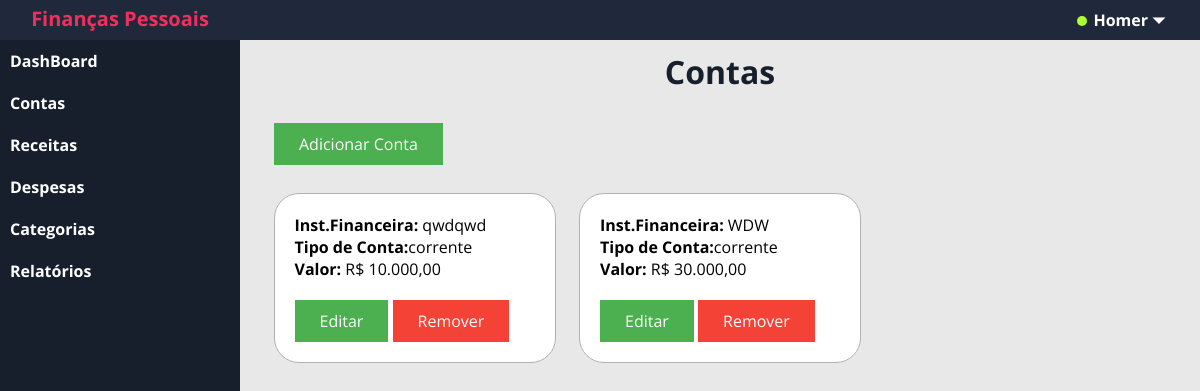
The app's page /?c=contas (signed in) with its own data.
### tables this page shows
CREATE TABLE `conta` (
  `id` int(11) NOT NULL,
  `valor` double(10,2) NOT NULL,
  `instFinanca` varchar(60) NOT NULL,
  `descricao` varchar(60) NOT NULL,
  `tipo_conta` varchar(8) NOT NULL,
  `id_usuario` int(11) NOT NULL
);

### app/controller/Contas.php (called while the page is built, shortened)
<?php
class Contas extends Controller
    {
        public function index()
        {
            try {
                $respContas = new Repository('app\model\class\Conta');
                $criteria = new Criteria;
                $criteria->add('id_usuario','=',Usuario::get('id'));
                $resultContas = $respContas->load($criteria);
                array_map(function($obj){
                    return $obj->valor = FiltraMoeda::currency($obj->valor);
                }, $resultContas);
            } catch (\Exception $e) {
                Transaction::rollback();
                echo $e->getMessage();
            }
            $this->view([
                'template/header',
                'conta/listagem',
                'template/footer'
            ],[
                'usuario_logado' => Usuario::get('nome'),
                'contasListagem' =>  $resultContas,
                'msg'            => FlashMessage::get()
            ]);
        }
    }

### app/model/Repository.php (called while the page is built, shortened)
<?php
    final class Repository
    {
        private $activeRecord;
        public function __construct($class)
        {
            $this->activeRecord = $class;
        }
        public function load(Criteria|null $criteria = null)
        {
            $sql = "SELECT * FROM ".constant($this->activeRecord.'::TABLENAME');
            if($criteria)
            {
                $expressao = $criteria->dump();
                if($expressao)
                {
                    $sql .= " WHERE ".$expressao;
                }
            }
            if($conn = Transaction::get())
            {
                $result = $conn->query($sql);
                $results = array();
                if($result)
                {
                    while($row = $result->fetchObject($this->activeRecord))
                    {
                        $results[] = $row;
                    }
                    return $results;
                }
            }
            else
            {
                throw new \Exception('Não há transação ativa!');
            }
        }
    }

### app/model/Criteria.php (called while the page is built, shortened)
<?php
    class Criteria
    {
        private $filters;
        function __construct()
        {
            $this->filters = array();
        }
        public function add($variable,$compare_operator,$value,$logic_operator = 'and',$transform = true)
        {
            if(empty($this->filters))
            {
                $logic_operator = null;
            }
            if($transform)
            {
                $this->filters[] = [$variable,$compare_operator,$this->transform($value),$logic_operator];
            }
            else{
                $this->filters[] = [$variable,$compare_operator,$value,$logic_operator];
            }
        }
        public function transform($value)
        {
            if(is_array($value))
            {
                foreach($value as $x)
                {
                    if(is_integer($x)){
                        $foo[] = $x;
                    }
                    else if(is_string($x))
                    {
                        $foo[] = "'$x'";
                    }
                }
                $result = '('.implode(',',$foo).')';
            }
            else if(is_string($value))
            {
                $result = "'$value'";
            }
            return $result;
        }
        public function dump()
        {
            if(is_array($this->filters) and count($this->filters) > 0)
            {
                $result = '';
                foreach($this->filters as $filter)
                {
                    $result .= $filter[3].' '.$filter[0].' '.$filter[1].' '.$filter[2].' ';
                }
                $result = trim($result);
                return "({$result})";
            }
        }
    }

### app/model/Record.php (called while the page is built, shortened)
<?php
    abstract class Record
    {
        protected array $data;
        public function __set($prop,$value)
        {
           if(method_exists($this,'set_'.$prop))
           {
            call_user_func(array($this,'set_'.$prop),$value);
           }
           else
           {
               if($value == null)
               {
                   unset($this->data[$prop]);
               }
               else{
                   $this->data[$prop] = $value;
               }
           }
        }
        public function __get($prop)
        {
           if(method_exists($this,'get_'.$prop))
           {
            return call_user_func(array($this,'get_'.$prop));
           }
           else
           {
               if(isset($this->data[$prop]))
               {
                   return $this->data[$prop];
               }
           }
        }
    }

### app/view/conta/listagem.php (the view, shortened to what this page needs)
<div id="form-listagem-conta" >
    <h1 id="titulo-conta_listagem">Contas</h1>
    <div>
        <a href="./?c=contas&m=inserir" id="btn-adicionar-conta">Adicionar Conta</a><br>
    </div>
    <?php
        if(isset($contasListagem) && !empty($contasListagem)):
            foreach($contasListagem as $conta_item):
    ?>
    <div class="conta_info">
        <b>Inst.Financeira:</b> <?= $conta_item->instFinanca ?><br>
        <b>Tipo de Conta:</b><?=  $conta_item->tipo_conta ?><br>
        <b>Valor:</b> R$ <?= $conta_item->valor ?><br>
        <div style="margin-top: 20px;">
            <a href="./?c=contas&m=editar&id=<?=$conta_item->id?>" class='btn_editar_conta'>Editar</a>
            <a href="./?c=contas&m=excluir&id=<?=$conta_item->id?>" class='btn_excluir_conta' onclick="return confirm('Tem certeza que deseja Remover?');">Remover</a>
        </div>
    </div>
    <?php
            endforeach;
        else:
    ?>
    <p style="text-align: center; color:tomato;margin-top:5vh;">
        <b>Nenhuma Conta Cadastrada!</b>
    </p>
    <?php endif; ?>
</div>

### app/controller/Controller.php (shortened to what this page needs)
<?php
    abstract class Controller
    {
        protected function view(array $templates,array $dados = array())
        {
            foreach($templates as $template)
            {
                require_once __DIR__."/../view/{$template}.php";
            }
        }
    }

### assets/css/style.css (style rules this page uses)
* { padding: 0px; margin: 0px; font-family: 'Open Sans', sans-serif; box-sizing: border-box; }
.conta_info { border: 1px solid rgb(177, 177, 177); width: 30% ; padding: 20px; margin: 3% 0 0 2.5%; float: left; border-radius: 25px; background-color: white; }
.btn_editar_conta:link, .btn_editar_conta:visited { background-color: #4CAF50; color: white; padding: 10px 25px; text-align: center; text-decoration: none; display: inline-block; }
.btn_excluir_conta:link, .btn_excluir_conta:visited { background-color: #f44336; color: white; padding: 10px 25px; text-align: center; text-decoration: none; display: inline-block; }
#titulo-conta_listagem { text-align: center; font-weight: bold; color: #181F2C; margin-bottom: 30px; }
#form-listagem-conta { overflow: auto; }
#btn-adicionar-conta { display: inline-block; margin-left: 3vh; }
#btn-adicionar-conta:link, #btn-adicionar-conta:visited { background-color: #4CAF50; color: white; padding: 10px 25px; text-align: center; text-decoration: none; display: inline-block; }

### records on screen
conta: instFinanca "qwdqwd", tipo_conta "corrente", valor "10.000,00"
conta: instFinanca "WDW", tipo_conta "corrente", valor "30.000,00"
